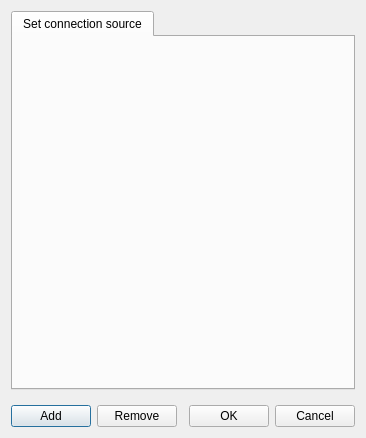
<?xml version="1.0" encoding="UTF-8"?>
<ui version="4.0">
 <class>EditSourceDialog</class>
 <widget class="QDialog" name="EditSourceDialog">
  <property name="geometry">
   <rect>
    <x>0</x>
    <y>0</y>
    <width>364</width>
    <height>438</height>
   </rect>
  </property>
  <property name="windowTitle">
   <string>Edit Source</string>
  </property>
  <layout class="QGridLayout" name="gridLayout">
   <item row="0" column="0" colspan="5">
    <widget class="QTabWidget" name="tabWidget">
     <property name="currentIndex">
      <number>0</number>
     </property>
     <widget class="QWidget" name="tab">
      <attribute name="title">
       <string>Set connection source</string>
      </attribute>
      <layout class="QGridLayout" name="gridLayout_2"/>
     </widget>
    </widget>
   </item>
   <item row="2" column="0">
    <widget class="QPushButton" name="pbSrcAdd">
     <property name="text">
      <string>Add</string>
     </property>
    </widget>
   </item>
   <item row="2" column="1">
    <widget class="QPushButton" name="pbSrcRemove">
     <property name="text">
      <string>Remove</string>
     </property>
    </widget>
   </item>
   <item row="2" column="3">
    <widget class="QPushButton" name="okButton">
     <property name="text">
      <string>OK</string>
     </property>
    </widget>
   </item>
   <item row="2" column="4">
    <widget class="QPushButton" name="cancelButton">
     <property name="text">
      <string>Cancel</string>
     </property>
    </widget>
   </item>
   <item row="1" column="2" rowspan="2">
    <spacer>
     <property name="orientation">
      <enum>Qt::Horizontal</enum>
     </property>
     <property name="sizeHint" stdset="0">
      <size>
       <width>71</width>
       <height>31</height>
      </size>
     </property>
    </spacer>
   </item>
  </layout>
 </widget>
 <resources/>
 <connections>
  <connection>
   <sender>okButton</sender>
   <signal>clicked()</signal>
   <receiver>EditSourceDialog</receiver>
   <slot>accept()</slot>
   <hints>
    <hint type="sourcelabel">
     <x>278</x>
     <y>253</y>
    </hint>
    <hint type="destinationlabel">
     <x>96</x>
     <y>254</y>
    </hint>
   </hints>
  </connection>
  <connection>
   <sender>cancelButton</sender>
   <signal>clicked()</signal>
   <receiver>EditSourceDialog</receiver>
   <slot>reject()</slot>
   <hints>
    <hint type="sourcelabel">
     <x>369</x>
     <y>253</y>
    </hint>
    <hint type="destinationlabel">
     <x>179</x>
     <y>282</y>
    </hint>
   </hints>
  </connection>
 </connections>
</ui>
